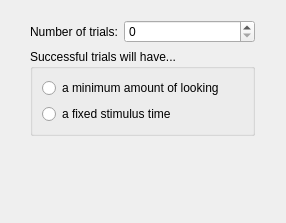
<?xml version="1.0" encoding="UTF-8"?>
<ui version="4.0">
 <class>PhaseWPFamiliarizationSelect</class>
 <widget class="QWizardPage" name="PhaseWPFamiliarizationSelect">
  <property name="geometry">
   <rect>
    <x>0</x>
    <y>0</y>
    <width>286</width>
    <height>223</height>
   </rect>
  </property>
  <property name="windowTitle">
   <string>Select familiarization type</string>
  </property>
  <property name="title">
   <string>Familiarization/Preference type</string>
  </property>
  <property name="subTitle">
   <string>Choose the type of familiarization trials this phase will have</string>
  </property>
  <attribute name="pageId">
   <string notr="true">2</string>
  </attribute>
  <widget class="QWidget" name="">
   <property name="geometry">
    <rect>
     <x>30</x>
     <y>20</y>
     <width>225</width>
     <height>158</height>
    </rect>
   </property>
   <layout class="QFormLayout" name="formLayout">
    <item row="0" column="0">
     <widget class="QLabel" name="label">
      <property name="text">
       <string>Number of trials:</string>
      </property>
     </widget>
    </item>
    <item row="0" column="1">
     <widget class="QSpinBox" name="sbNTrials"/>
    </item>
    <item row="1" column="0" colspan="2">
     <widget class="QGroupBox" name="groupBox">
      <property name="title">
       <string>Successful trials will have...</string>
      </property>
      <layout class="QVBoxLayout" name="verticalLayout">
       <item>
        <widget class="QRadioButton" name="rbMinLooking">
         <property name="text">
          <string>a minimum amount of looking</string>
         </property>
        </widget>
       </item>
       <item>
        <widget class="QRadioButton" name="rbFixedStim">
         <property name="text">
          <string>a fixed stimulus time</string>
         </property>
        </widget>
       </item>
      </layout>
     </widget>
    </item>
    <item row="2" column="1">
     <spacer name="verticalSpacer">
      <property name="orientation">
       <enum>Qt::Vertical</enum>
      </property>
      <property name="sizeHint" stdset="0">
       <size>
        <width>20</width>
        <height>40</height>
       </size>
      </property>
     </spacer>
    </item>
   </layout>
  </widget>
 </widget>
 <resources/>
 <connections/>
</ui>
